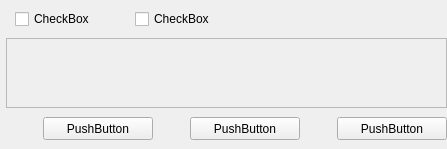
        <widget class="QWidget" name="ChipConfigPage">
         <attribute name="title">
          <string>Chip Config</string>
         </attribute>
         <layout class="QVBoxLayout" name="verticalLayout_3">
          <property name="spacing">
           <number>0</number>
          </property>
          <property name="leftMargin">
           <number>6</number>
          </property>
          <property name="topMargin">
           <number>0</number>
          </property>
          <property name="rightMargin">
           <number>0</number>
          </property>
          <property name="bottomMargin">
           <number>0</number>
          </property>
          <item>
           <widget class="QWidget" name="widget_3" native="true">
            <property name="minimumSize">
             <size>
              <width>0</width>
              <height>0</height>
             </size>
            </property>
            <property name="maximumSize">
             <size>
              <width>16777215</width>
              <height>16777215</height>
             </size>
            </property>
            <layout class="QHBoxLayout" name="horizontalLayout_31">
             <property name="spacing">
              <number>40</number>
             </property>
             <item>
              <widget class="QCheckBox" name="editEnableCheck">
               <property name="focusPolicy">
                <enum>Qt::NoFocus</enum>
               </property>
               <property name="text">
                <string>CheckBox</string>
               </property>
              </widget>
             </item>
             <item>
              <widget class="QCheckBox" name="showPwdCheck">
               <property name="focusPolicy">
                <enum>Qt::NoFocus</enum>
               </property>
               <property name="text">
                <string>CheckBox</string>
               </property>
              </widget>
             </item>
             <item>
              <spacer name="horizontalSpacer_11">
               <property name="orientation">
                <enum>Qt::Horizontal</enum>
               </property>
               <property name="sizeHint" stdset="0">
                <size>
                 <width>40</width>
                 <height>20</height>
                </size>
               </property>
              </spacer>
             </item>
            </layout>
           </widget>
          </item>
          <item>
           <widget class="QScrollArea" name="scrollArea">
            <property name="widgetResizable">
             <bool>true</bool>
            </property>
            <widget class="AngKProjectChipConfigWidget" name="chipConfigScrollAreaWidget">
             <property name="geometry">
              <rect>
               <x>0</x>
               <y>0</y>
               <width>778</width>
               <height>516</height>
              </rect>
             </property>
            </widget>
           </widget>
          </item>
          <item>
           <widget class="QWidget" name="widget_4" native="true">
            <layout class="QHBoxLayout" name="horizontalLayout_32">
             <property name="spacing">
              <number>37</number>
             </property>
             <property name="leftMargin">
              <number>0</number>
             </property>
             <property name="rightMargin">
              <number>0</number>
             </property>
             <item>
              <spacer name="horizontalSpacer_10">
               <property name="orientation">
                <enum>Qt::Horizontal</enum>
               </property>
               <property name="sizeHint" stdset="0">
                <size>
                 <width>37</width>
                 <height>20</height>
                </size>
               </property>
              </spacer>
             </item>
             <item>
              <widget class="QPushButton" name="loadConfigButton">
               <property name="minimumSize">
                <size>
                 <width>110</width>
                 <height>23</height>
                </size>
               </property>
               <property name="maximumSize">
                <size>
                 <width>110</width>
                 <height>23</height>
                </size>
               </property>
               <property name="focusPolicy">
                <enum>Qt::NoFocus</enum>
               </property>
               <property name="text">
                <string>PushButton</string>
               </property>
              </widget>
             </item>
             <item>
              <widget class="QPushButton" name="saveConfigButton">
               <property name="minimumSize">
                <size>
                 <width>110</width>
                 <height>23</height>
                </size>
               </property>
               <property name="maximumSize">
                <size>
                 <width>110</width>
                 <height>23</height>
                </size>
               </property>
               <property name="focusPolicy">
                <enum>Qt::NoFocus</enum>
               </property>
               <property name="text">
                <string>PushButton</string>
               </property>
              </widget>
             </item>
             <item>
              <widget class="QPushButton" name="confirmButton">
               <property name="minimumSize">
                <size>
                 <width>110</width>
                 <height>23</height>
                </size>
               </property>
               <property name="maximumSize">
                <size>
                 <width>110</width>
                 <height>23</height>
                </size>
               </property>
               <property name="focusPolicy">
                <enum>Qt::NoFocus</enum>
               </property>
               <property name="text">
                <string>PushButton</string>
               </property>
              </widget>
             </item>
            </layout>
           </widget>
          </item>
         </layout>
        </widget>
